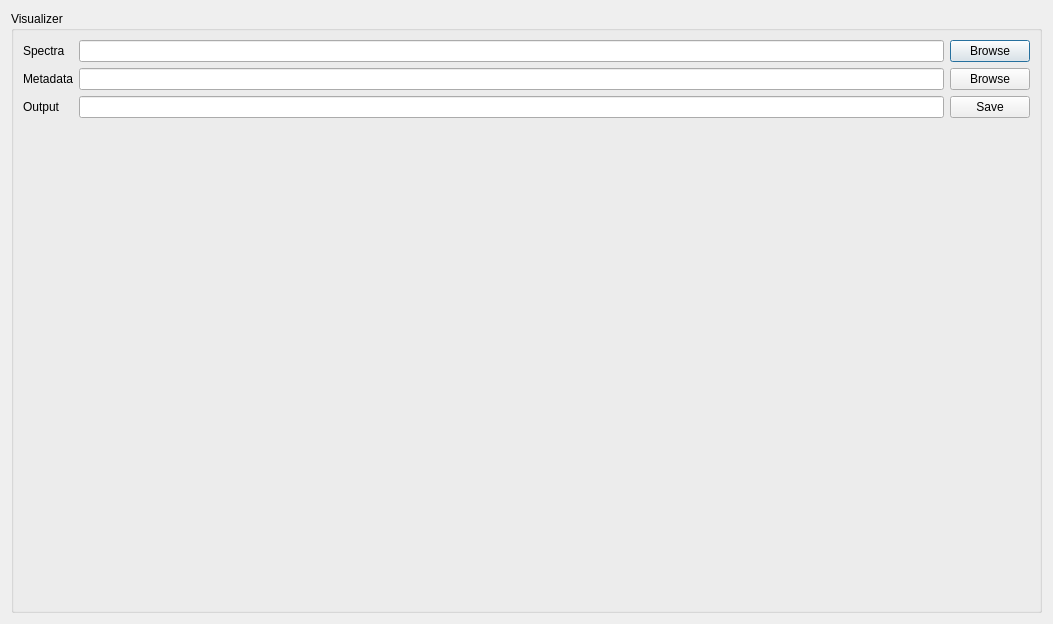
<?xml version="1.0" encoding="UTF-8"?>
<ui version="4.0">
 <class>Form</class>
 <widget class="QDialog" name="Form">
  <property name="geometry">
   <rect>
    <x>0</x>
    <y>0</y>
    <width>1053</width>
    <height>624</height>
   </rect>
  </property>
  <property name="windowTitle">
   <string>Timeseries Analysis</string>
  </property>
  <layout class="QGridLayout" name="gridLayout_3">
   <item row="0" column="0">
    <widget class="QGroupBox" name="groupBox">
     <property name="title">
      <string>Visualizer</string>
     </property>
     <layout class="QVBoxLayout" name="verticalLayout_2">
      <item>
       <layout class="QVBoxLayout" name="verticalLayout">
        <item>
         <layout class="QGridLayout" name="gridLayout">
          <item row="0" column="0">
           <widget class="QLabel" name="label_70">
            <property name="text">
             <string>Spectra</string>
            </property>
           </widget>
          </item>
          <item row="0" column="1">
           <widget class="QLineEdit" name="lineEdit_2"/>
          </item>
          <item row="0" column="2">
           <widget class="QPushButton" name="pushButton_4">
            <property name="text">
             <string>Browse</string>
            </property>
           </widget>
          </item>
          <item row="1" column="0">
           <widget class="QLabel" name="label_71">
            <property name="text">
             <string>Metadata</string>
            </property>
           </widget>
          </item>
          <item row="1" column="1">
           <widget class="QLineEdit" name="lineEdit"/>
          </item>
          <item row="1" column="2">
           <widget class="QPushButton" name="pushButton_5">
            <property name="text">
             <string>Browse</string>
            </property>
           </widget>
          </item>
          <item row="2" column="0">
           <widget class="QLabel" name="label_72">
            <property name="text">
             <string>Output</string>
            </property>
           </widget>
          </item>
          <item row="2" column="1">
           <widget class="QLineEdit" name="lineEdit_3"/>
          </item>
          <item row="2" column="2">
           <widget class="QPushButton" name="pushButton_6">
            <property name="text">
             <string>Save</string>
            </property>
           </widget>
          </item>
         </layout>
        </item>
        <item>
         <widget class="Ui_Visualizer" name="widget" native="true"/>
        </item>
       </layout>
      </item>
     </layout>
    </widget>
   </item>
  </layout>
 </widget>
 <customwidgets>
  <customwidget>
   <class>Ui_Visualizer</class>
   <extends>QWidget</extends>
   <header location="global">Ui.promoted_widget</header>
   <container>1</container>
  </customwidget>
 </customwidgets>
 <resources/>
 <connections/>
 <buttongroups>
  <buttongroup name="buttonGroup"/>
 </buttongroups>
</ui>
